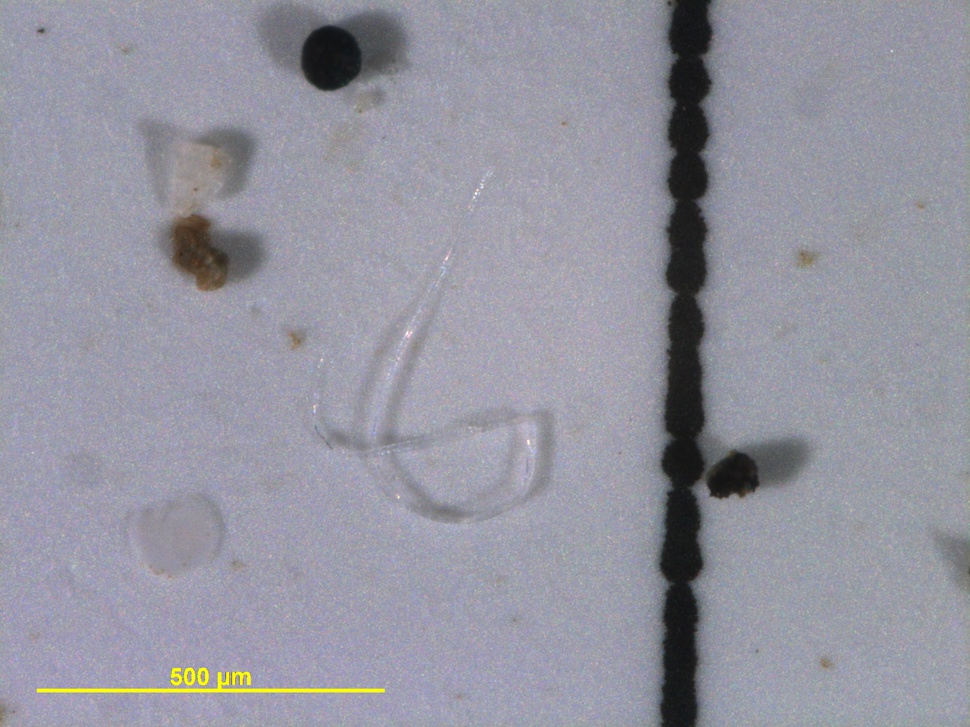
#> input picture data/CNN_P1_L1_T1_M1_LC_Q9_100x.jpg, 970 x 727 px, shrunk from 2584 x 1936 before the run, found by its file name
$ jupyter execute new_hough.ipynb   (older library calls are emulated)
#> lines starting #> are read from the running program, lines starting #| are printed output that depends on the picture; after the words box and inside, x2 and y2 are one past the last pixel; in counts of white or black regions, pixels touching at a corner belong together
[cell 1]
import cv2
import numpy as np
import matplotlib.pyplot as plt

# ==========================
# 1️⃣ - Criar a máscara binária
# ==========================
def create_binary_mask_(img, threshold_value=100, bin_method="global"):
    """
    Cria uma máscara binária a partir de uma imagem colorida.
    Parâmetros:
        bin_method: 'global', 'otsu' ou 'adaptive'
    """
    gray = cv2.cvtColor(img, cv2.COLOR_BGR2GRAY)

    if bin_method == "global":
        _, mask = cv2.threshold(gray, threshold_value, 255, cv2.THRESH_BINARY)
    elif bin_method == "otsu":
        _, mask = cv2.threshold(gray, 0, 255, cv2.THRESH_BINARY + cv2.THRESH_OTSU)
    elif bin_method == "adaptive":
        mask = cv2.adaptiveThreshold(
            gray, 255, cv2.ADAPTIVE_THRESH_GAUSSIAN_C,
            cv2.THRESH_BINARY, blockSize=11, C=2
        )
    else:
        raise ValueError("bin_method deve ser 'global', 'otsu' ou 'adaptive'")
    return mask


# ==========================
# 2️⃣ - Fechamento morfológico
# ==========================
def morphological_closing_(mask, kernel_size=5):
    """
    Aplica fechamento morfológico para preencher falhas e unir áreas próximas.
    """
    kernel = np.ones((kernel_size, kernel_size), np.uint8)
    closed = cv2.morphologyEx(mask, cv2.MORPH_CLOSE, kernel)
    return closed


# ==========================
# 3️⃣ - Limpeza da imagem
# ==========================
def remove_background_(img, mask, invert_mask=True):
    """
    Remove o fundo da imagem aplicando a máscara.
    """
    if invert_mask:
        mask = cv2.bitwise_not(mask)
    cleaned = cv2.bitwise_and(img, img, mask=mask)
    return cleaned


# ==========================
# 4️⃣ - Transformada de Hough
# ==========================
def detect_circles_(img, dp=1.2, minDist=20, param1=100, param2=30, minRadius=5, maxRadius=50):
    """
    Detecta círculos usando a Transformada de Hough.
    """
    gray = cv2.cvtColor(img, cv2.COLOR_BGR2GRAY)
    blurred = cv2.medianBlur(gray, 5)
    circles = cv2.HoughCircles(
        blurred, cv2.HOUGH_GRADIENT, dp, minDist,
        param1=param1, param2=param2,
        minRadius=minRadius, maxRadius=maxRadius
    )
    output = img.copy()
    if circles is not None:
        circles = np.uint16(np.around(circles))
        for (x, y, r) in circles[0, :]:
            cv2.circle(output, (x, y), r, (0, 255, 0), 2)
            cv2.circle(output, (x, y), 2, (0, 0, 255), 3)
    return output, circles


# ==========================
# 5️⃣ - Pipeline completa
# ==========================
def full_hough_pipeline_(
    image_path,
    bin_method="global",
    threshold_value=100,
    kernel_size=5,
    invert_mask=True,
    dp=1.2, minDist=15,
    param1=100, param2=30,
    minRadius=5, maxRadius=50
):
    """
    Executa o pipeline completo de segmentação e detecção.
    """
    img = cv2.imread(image_path)
    if img is None:
        raise FileNotFoundError(f"Não foi possível carregar a imagem: {image_path}")

    mask = create_binary_mask_(img, threshold_value, bin_method)
    closed = morphological_closing_(mask, kernel_size)
    cleaned = remove_background_(img, closed, invert_mask)
    detected, circles = detect_circles_(cleaned, dp, minDist, param1, param2, minRadius, maxRadius)

    return {
        "img": img,
        "mask": mask,
        "closed_mask": closed,
        "cleaned": cleaned,
        "detected": detected,
        "circles": circles
    }


# ==========================
# 6️⃣ - Visualização dos resultados
# ==========================
def plot_pipeline_results(results, figsize=(20,6)):
    """
    Exibe as principais etapas da pipeline.
    """
    fig, axs = plt.subplots(1, 5, figsize=figsize)

    axs[0].imshow(cv2.cvtColor(results["img"], cv2.COLOR_BGR2RGB))
    axs[0].set_title("Imagem original")
    axs[0].axis("off")

    axs[1].imshow(results["mask"], cmap='gray')
    axs[1].set_title("Máscara binária")
    axs[1].axis("off")

    axs[2].imshow(results["closed_mask"], cmap='gray')
    axs[2].set_title("Fechamento morfológico")
    axs[2].axis("off")

    axs[3].imshow(cv2.cvtColor(results["cleaned"], cv2.COLOR_BGR2RGB))
    axs[3].set_title("Imagem sem fundo")
    axs[3].axis("off")

    axs[4].imshow(cv2.cvtColor(results["detected"], cv2.COLOR_BGR2RGB))
    axs[4].set_title("Detecção por Hough")
    axs[4].axis("off")

    plt.tight_layout()
    plt.show()

[cell 2]
# Carrega a imagem
path = r"..\data\CNN_P1_L1_T1_M1_LC_Q9_100x.jpg"

results = full_hough_pipeline_(
    path,
    bin_method="global",      # "global", "otsu" ou "adaptive"
    threshold_value=110,        # só usado para 'global'
    kernel_size=5,
    invert_mask=True,
    dp=1.2, minDist=15,
    param1=100, param2=25,
    minRadius=3, maxRadius=60
)
#> in full_hough_pipeline_, img is the input picture: shape (727, 970, 3); mean B, G, R 160.2, 148.5, 148.7
#> in create_binary_mask_, `_, mask = cv2.threshold(gray, threshold_value, 255, cv2.THRESH_BINARY)`:
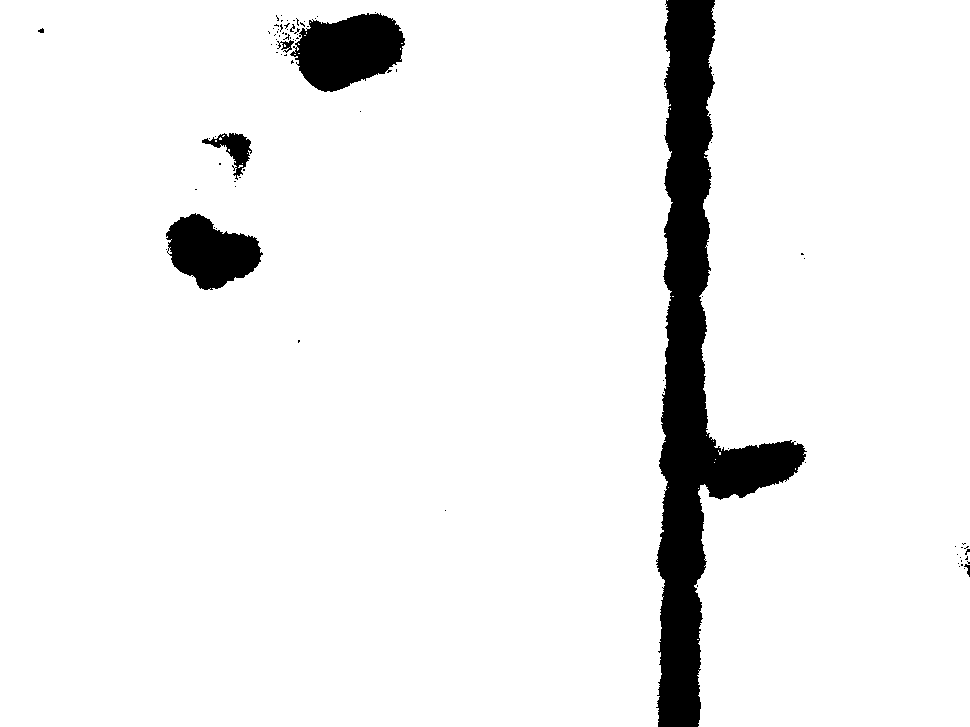
#> mask: shape (727, 970); 93.4% white; 85 black regions (78 under 20 px), largest, box (x1, y1, x2, y2) and area: (656, 0, 807, 727) 34145, (290, 13, 405, 92) 6280, (166, 213, 263, 290) 4702
#> in detect_circles_, `circles = cv2.HoughCircles( blurred, cv2.HOUGH_GRADIENT, dp, minDist, ..`: circles = [[329.4, 58.2, 32.4], [736.2, 473.4, 21], [681, 563.4, 19.8], [690.6, 31.8, 25.44], [684.6, 277.8, 22.56], [697.8, 459, 34.2], [690.6, 180.6, 22.8], [690.6, 130.2, 22.08]]
#> in detect_circles_, `circles = np.uint16(np.around(circles))`: circles = [[329, 58, 32], [736, 473, 21], [681, 563, 20], [691, 32, 25], [685, 278, 23], [698, 459, 34], [691, 181, 23], [691, 130, 22]]
#> the loop in detect_circles_, `for (x, y, r) in circles[0, :]:` made 8 passes
#> after the loop in detect_circles_, `for (x, y, r) in circles[0, :]:`:
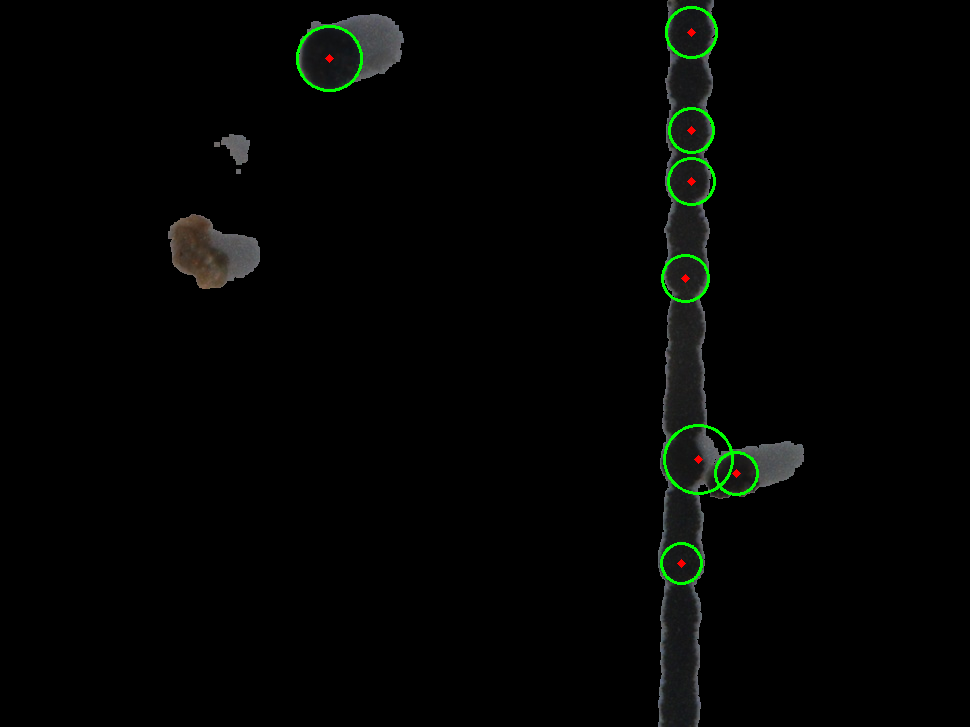
#> output: shape (727, 970, 3); mean B, G, R 3, 4.3, 3.1
#> results = 6 items
plot_pipeline_results(results)
print("Circles:", results["circles"])
#| Circles: [[[329  58  32]
#|   [736 473  21]
#|   [681 563  20]
#|   [691  32  25]
#|   [685 278  23]
#|   [698 459  34]
#> (further printed lines are left out)

[cell 3]
path = r"..\data\CNN_P1_L1_T1_M1_LG_Q11_100x.jpg"

results = full_hough_pipeline_(
    path,
    bin_method="global",      # "global", "otsu" ou "adaptive"
    threshold_value=110,        # só usado para 'global'
    kernel_size=5,
    invert_mask=True,
    dp=1.2, minDist=15,
    param1=100, param2=25,
    minRadius=3, maxRadius=60
)
#> call 2 of full_hough_pipeline_, with image_path = '..\\data\\CNN_P1_L1_T1_M1_LG_Q11_100x.jpg', bin_method = 'global', threshold_value = 110, kernel_size = 5, invert_mask = True, dp = 1.2, minDist = 15, param1 = 100
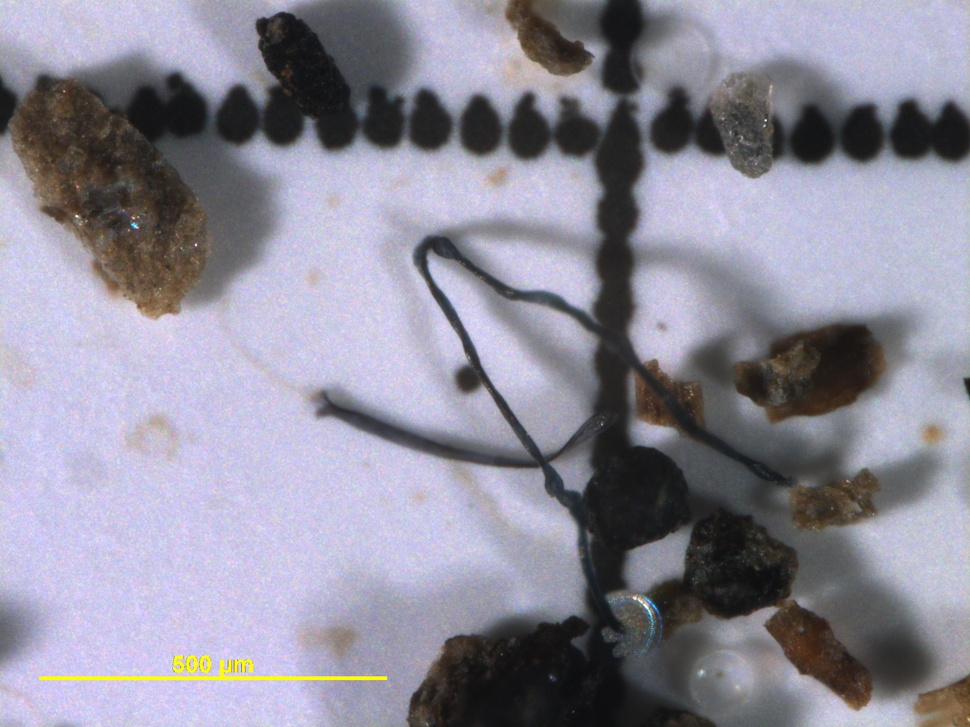
#> input picture data/CNN_P1_L1_T1_M1_LG_Q11_100x.jpg, 970 x 727 px, shrunk from 2584 x 1936 before the run, found by its file name
#> in full_hough_pipeline_, img is the input picture: shape (727, 970, 3); mean B, G, R 153.5, 139.5, 141.7
#> call 2 of detect_circles_, with dp = 1.2, minDist = 15, param1 = 100, param2 = 25, minRadius = 3, maxRadius = 60
#> in detect_circles_ (call 2), `circles = cv2.HoughCircles( blurred, cv2.HOUGH_GRADIENT, dp, minDist, ..`: circles = 52 rows, first 8: [429, 124.2, 25.8], [436.2, 257.4, 21.96], [863.4, 132.6, 29.88], [623.4, 72.6, 21.36], [385.8, 123, 24.84], [479.4, 129, 22.8], [666.6, 119.4, 31.56], [521.4, 131.4, 27.24]
#> in detect_circles_ (call 2), `circles = np.uint16(np.around(circles))`: circles = 52 rows, first 8: [429, 124, 26], [436, 257, 22], [863, 133, 30], [623, 73, 21], [386, 123, 25], [479, 129, 23], [667, 119, 32], [521, 131, 27]
#> the loop in detect_circles_ (call 2), `for (x, y, r) in circles[0, :]:` made 52 passes
#> after the loop in detect_circles_ (call 2), `for (x, y, r) in circles[0, :]:`:
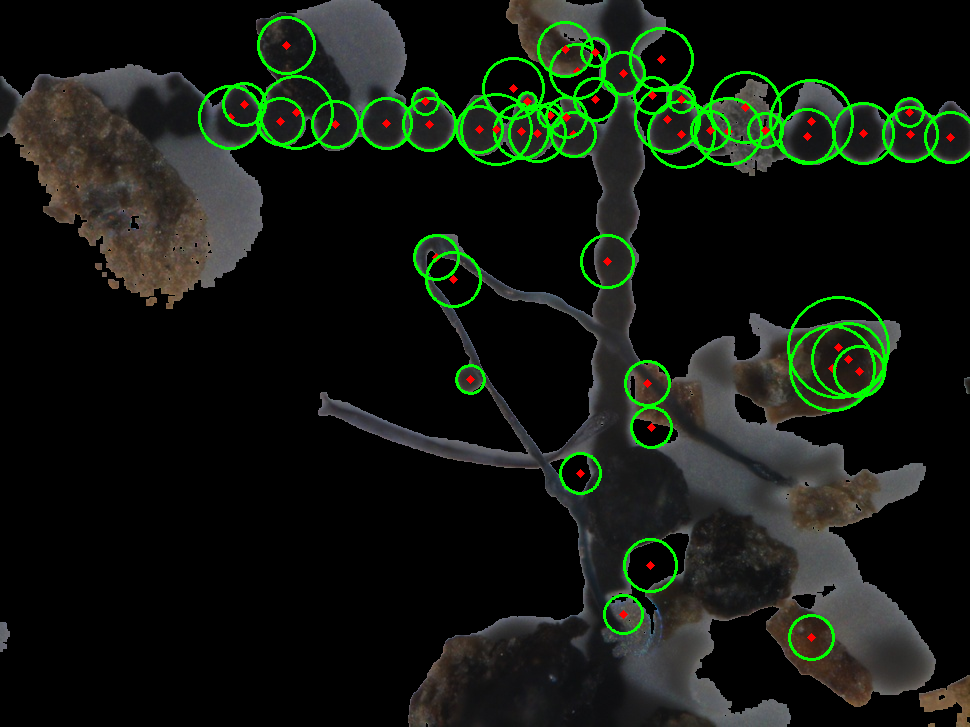
#> output: shape (727, 970, 3); mean B, G, R 17.2, 25.7, 19.1
plot_pipeline_results(results)
print("Circles:", results["circles"])
#> (printed output is left out)

# Tentativa de Remoção

[cell 4]
import cv2
import numpy as np
from skimage import measure, feature, morphology, color
from sklearn.cluster import KMeans
import matplotlib.pyplot as plt

# ======================================================
# 1. Pré-processamento e segmentação de partículas
# ======================================================

def preprocess_image(image_path):
    img = cv2.imread(image_path)
    img = cv2.cvtColor(img, cv2.COLOR_BGR2RGB)
    return img

def remove_background(img):
    # Conversão para HSV e threshold adaptativo
    hsv = cv2.cvtColor(img, cv2.COLOR_RGB2HSV)
    v_channel = hsv[:,:,2]
    blur = cv2.GaussianBlur(v_channel, (5,5), 0)
    mask = cv2.adaptiveThreshold(blur, 255, cv2.ADAPTIVE_THRESH_GAUSSIAN_C,
                                 cv2.THRESH_BINARY_INV, 35, 5)

    # Fechamento morfológico para preencher buracos
    kernel = cv2.getStructuringElement(cv2.MORPH_ELLIPSE, (7,7))
    mask_closed = cv2.morphologyEx(mask, cv2.MORPH_CLOSE, kernel, iterations=2)

    # Remoção de ruído pequeno
    mask_clean = morphology.remove_small_objects(mask_closed.astype(bool), 100)
    mask_clean = mask_clean.astype(np.uint8) * 255

    # Aplica a máscara no RGB
    result = cv2.bitwise_and(img, img, mask=mask_clean)
    return result, mask_clean

# ======================================================
# 2. Extração de características de forma e textura
# ======================================================

def extract_features(mask, img):
    # Label dos objetos detectados
    labels = measure.label(mask, connectivity=2)
    props = measure.regionprops(labels, intensity_image=color.rgb2gray(img))

    features = []
    for p in props:
        if p.area < 80:  # ignora ruídos
            continue

        gray_patch = p.intensity_image
        gray_patch = gray_patch / gray_patch.max() if gray_patch.max() > 0 else gray_patch

        # Haralick (textura)
        glcm = feature.graycomatrix((gray_patch * 255).astype(np.uint8),
                                    distances=[2], angles=[0], levels=256,
                                    symmetric=True, normed=True)
        contrast = feature.graycoprops(glcm, 'contrast')[0,0]
        homogeneity = feature.graycoprops(glcm, 'homogeneity')[0,0]
        energy = feature.graycoprops(glcm, 'energy')[0,0]

        # Forma
        circularity = 4 * np.pi * p.area / (p.perimeter ** 2 + 1e-5)
        aspect_ratio = p.major_axis_length / (p.minor_axis_length + 1e-5)

        features.append([p.area, contrast, homogeneity, energy, circularity, aspect_ratio])

    return np.array(features), labels

# ======================================================
# 3. Clusterização e visualização
# ======================================================

def classify_particles(features, labels, img):
    kmeans = KMeans(n_clusters=2, random_state=42, n_init=10)
    preds = kmeans.fit_predict(features)

    # Define qual cluster corresponde aos "fragmentos"
    # Heurística: fragmentos tendem a ser mais circulares e menos alongados
    frag_cluster = np.argmin([np.mean(features[preds==i,5]) for i in range(2)])

    mask_fragments = np.zeros(labels.shape, dtype=np.uint8)
    for i, region_label in enumerate(np.unique(labels)):
        if region_label == 0:  # fundo
            continue
        if preds[i-1] == frag_cluster:
            mask_fragments[labels == region_label] = 255

    img_fragments = cv2.bitwise_and(img, img, mask=mask_fragments)
    return mask_fragments, img_fragments

# ======================================================
# 4. Pipeline completa
# ======================================================

def run_pipeline(image_path):
    img = preprocess_image(image_path)
    result, mask = remove_background(img)
    features, labels = extract_features(mask, img)
    mask_frag, img_frag = classify_particles(features, labels, img)

    # Visualização
    fig, axs = plt.subplots(1, 4, figsize=(18,6))
    axs[0].imshow(img)
    axs[0].set_title("Imagem original")
    axs[1].imshow(mask, cmap='gray')
    axs[1].set_title("Máscara segmentada")
    axs[2].imshow(result)
    axs[2].set_title("Imagem sem fundo")
    axs[3].imshow(img_frag)
    axs[3].set_title("Fragmentos detectados (sem fios)")
    for a in axs: a.axis('off')
    plt.tight_layout()
    plt.show()

# ======================================================
# Execução
# ======================================================

run_pipeline(r"..\data\CNN_P1_L1_T1_M1_LG_Q8_150x.jpg")
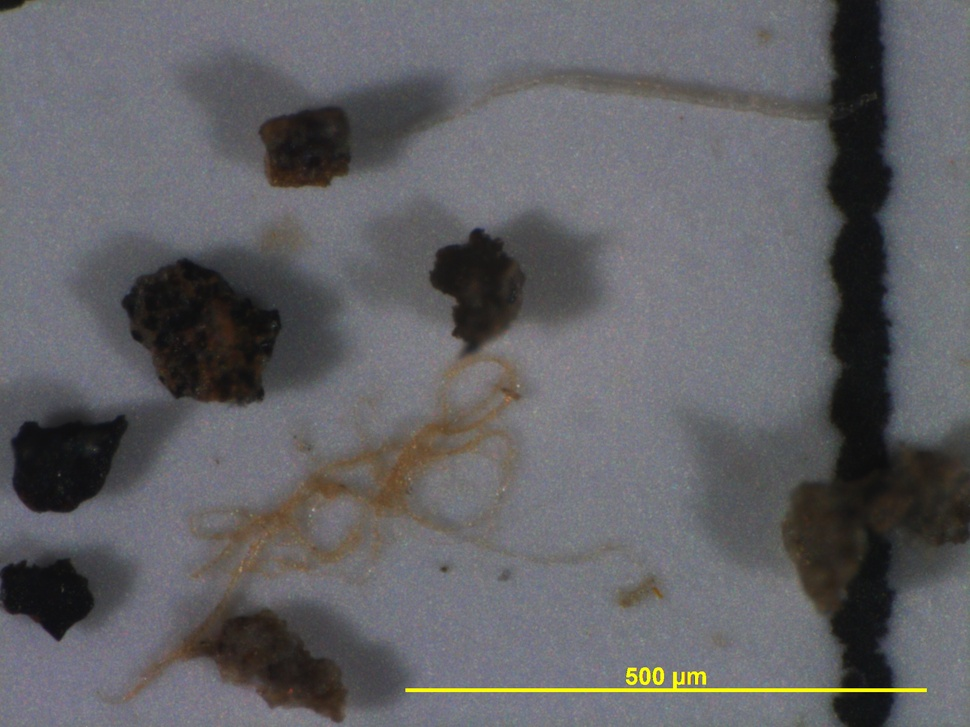
#> input picture data/CNN_P1_L1_T1_M1_LG_Q8_150x.jpg, 970 x 727 px, shrunk from 2584 x 1936 before the run, found by its file name
#> in preprocess_image, img is the input picture: shape (727, 970, 3); mean B, G, R 100.6, 97, 97.3
#> in extract_features, `props = measure.regionprops(labels, intensity_image=color.rgb2gray(img))`: props = 73 regions; largest, box (x1, y1, x2, y2) and area: (360, 525, 943, 727) 21171, (121, 258, 282, 407) 8269, (464, 63, 818, 120) 5041, (289, 416, 522, 557) 5030, (861, 0, 894, 468) 4551
#> the loop in extract_features, `for p in props:` made 73 passes
#> (contrast, homogeneity, energy, circularity, aspect_ratio) on passes 1 to 8: (3041.9, 0.314, 0.224, 0.643, 2.69), (11948.7, 0.415, 0.379, 0.526, 1.61), (10190.5, 0.354, 0.285, 0.547, 2.33), (15471.4, 0.497, 0.454, 0.433, 1.81), (2856.4, 0.592, 0.572, 0.0427, 29.03), (1307.7, 0.646, 0.623, 0.0464, 30.95), (14404.4, 0.449, 0.403, 0.463, 1.46), (10163.3, 0.354, 0.297, 0.658, 1.09)
#> after the loop in extract_features, `for p in props:`: features = 73 items
#> in run_pipeline, `features, labels = extract_features(mask, img)`: features = 73 rows, first 6: [205, 3041.9, 0.314, 0.224, 0.643, 2.69], [101, 11948.7, 0.415, 0.379, 0.526, 1.61], [126, 10190.5, 0.354, 0.285, 0.547, 2.33], [131, 15471.4, 0.497, 0.454, 0.433, 1.81], [4420, 2856.4, 0.592, 0.572, 0.0427, 29.03], [4551, 1307.7, 0.646, 0.623, 0.0464, 30.95]
#> in classify_particles, `preds = kmeans.fit_predict(features)`: preds = 73 values, max 1 at index 0, min 0 at index 1, mean 0.411
#> in classify_particles, `frag_cluster = np.argmin([np.mean(features[preds==i,5]) for i in range..`: frag_cluster = 0
#> the loop in classify_particles, `for i, region_label in enumerate(np.unique(labels)):` made 74 passes
#> after the loop in classify_particles, `for i, region_label in enumerate(np.unique(labels)):`:
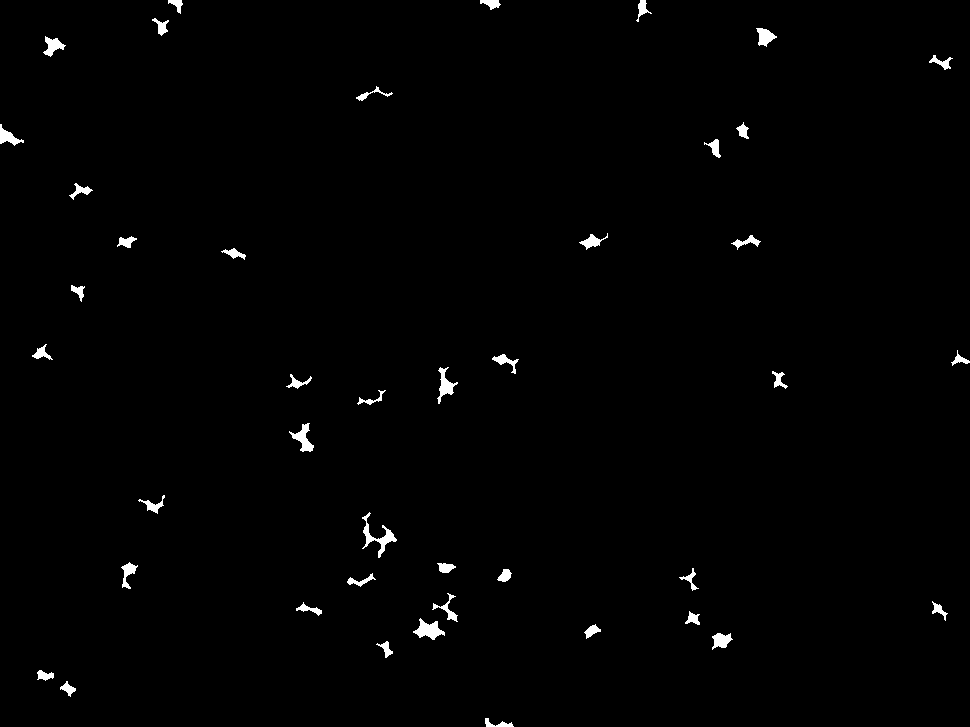
#> mask_fragments: shape (727, 970); 0.97% white; 43 white regions, largest, box (x1, y1, x2, y2) and area: (362, 512, 397, 558) 395, (413, 618, 445, 640) 350, (289, 423, 314, 452) 296
